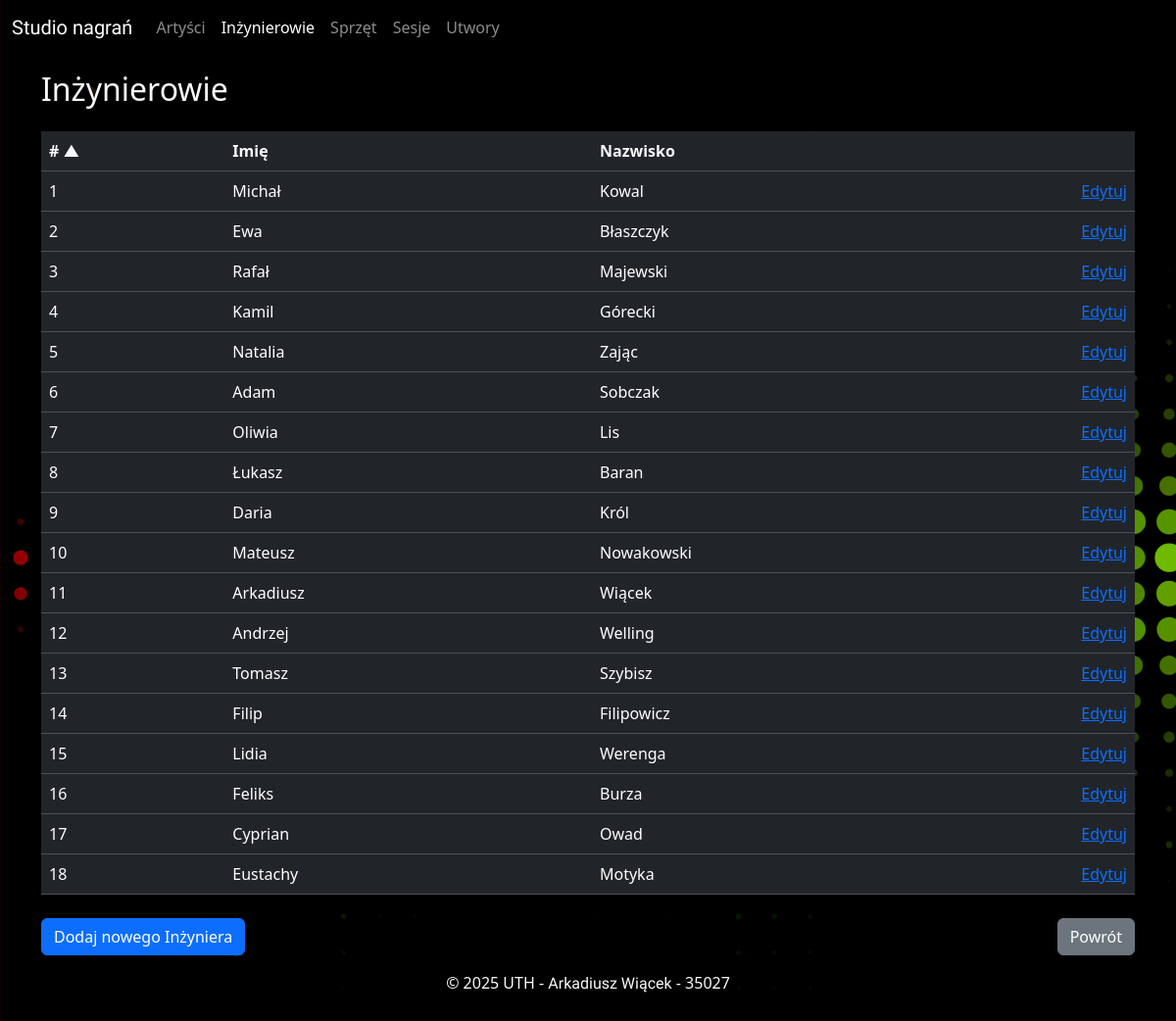
Page /inzynierowie on the earlier database version.
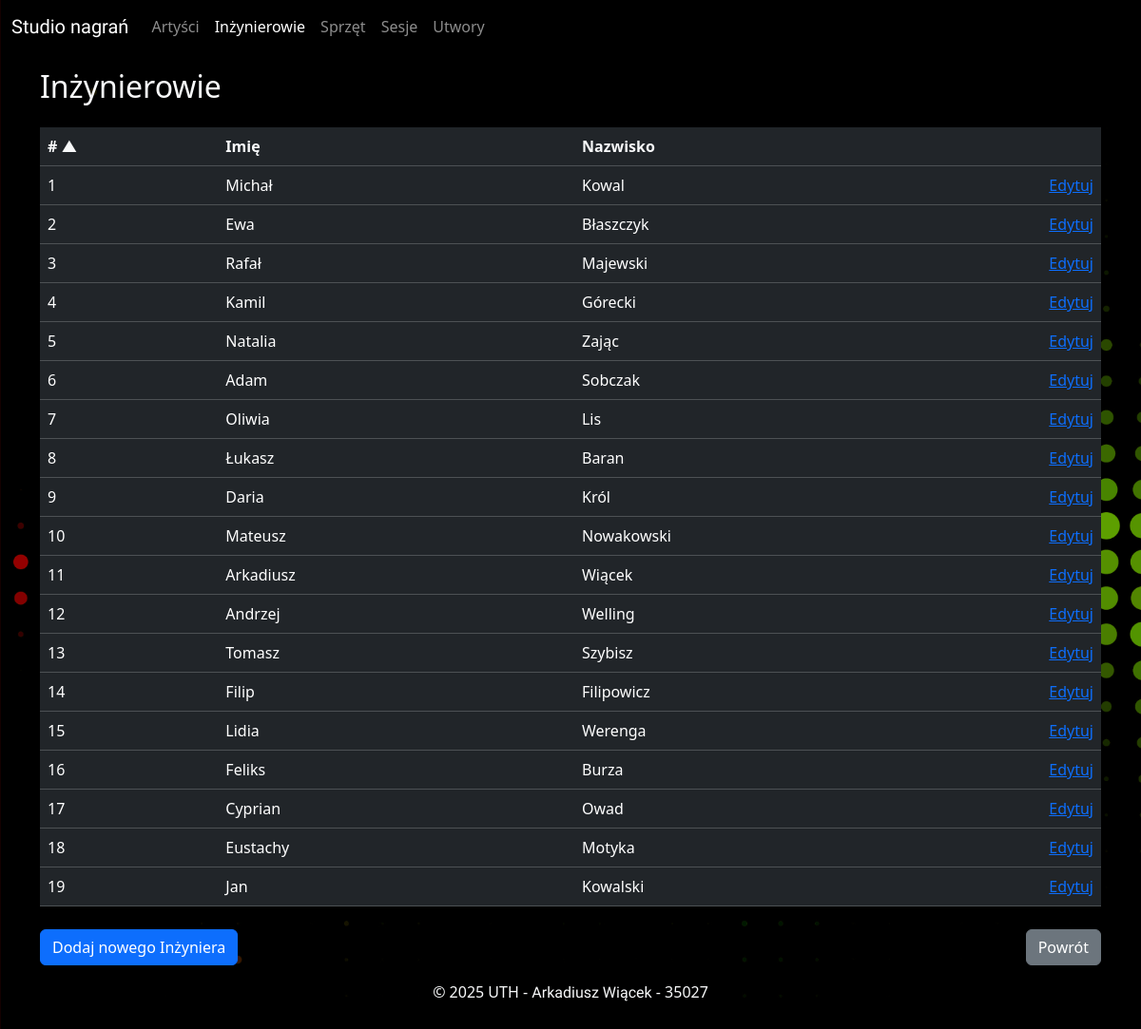
Same page on the later database version.
### studio_nagran.py (models this page shows)
class Inzynierowie(Base):
    __tablename__ = "inzynierowie"
    IdInzyniera = Column(Integer, primary_key=True)
    Imie = Column(String)
    Nazwisko = Column(String)
    sesje = relationship(
        "Sesje", back_populates="inzynierowie", cascade="all, delete-orphan"
    )

### studio_nagran.py (the view)
@app.route("/inzynierowie")
def inzynierowie_view():
    sesja = Session()
    try:
        sort_by = request.args.get('sort', 'IdInzyniera')
        order = request.args.get('order', 'asc')
        sort_columns = {
            'IdInzyniera': Inzynierowie.IdInzyniera,
            'Imie': Inzynierowie.Imie,
            'Nazwisko': Inzynierowie.Nazwisko
        }
        if sort_by not in sort_columns:
            sort_by = 'IdInzyniera'
        column = sort_columns[sort_by]
        if order == 'desc':
            column = column.desc()
        else:
            column = column.asc()
        wynik_zapytania = select(Inzynierowie).order_by(column)
        rezultat = sesja.execute(wynik_zapytania)
        inzynierowie = rezultat.scalars().all()
        return render_template("inzynierowie.html", inzynierowie=inzynierowie, sort_by=sort_by, order=order)
    finally:
        sesja.close()

### templates/inzynierowie.html (shortened to what this page needs)
{% extends "base.html" %}
{% block content %}
    <div class="container">
        <div class="row py-1 py-sm-3">
            <div class="col text-light">
                <h2>
                    Inżynierowie
                </h2>
            </div>
        </div>
        <div class="row">
            <div class="col">
                <table class="table table-hover table-dark">
                    <thead>
                        <tr class="d-sm-table-row">
                            <th>
                                <div class="row">
                                    <div class="col-auto col-sm-2">
                                        <a href="?sort=IdInzyniera&order={% if sort_by == 'IdInzyniera' and order == 'asc' %}desc{% else %}asc{% endif %}" class="text-light text-decoration-none">
                                            # {% if sort_by == 'IdInzyniera' %}{% if order == 'asc' %}▲{% else %}▼{% endif %}{% endif %}
                                        </a>
                                    </div>
                                    <div class="col-auto col-sm-4">
                                        <a href="?sort=Imie&order={% if sort_by == 'Imie' and order == 'asc' %}desc{% else %}asc{% endif %}" class="text-light text-decoration-none">
                                            Imię {% if sort_by == 'Imie' %}{% if order == 'asc' %}▲{% else %}▼{% endif %}{% endif %}
                                        </a>
                                    </div>
                                    <div class="col-auto col-sm-4">
                                        <a href="?sort=Nazwisko&order={% if sort_by == 'Nazwisko' and order == 'asc' %}desc{% else %}asc{% endif %}" class="text-light text-decoration-none">
                                            Nazwisko {% if sort_by == 'Nazwisko' %}{% if order == 'asc' %}▲{% else %}▼{% endif %}{% endif %}
                                        </a>
                                    </div>
                                    <div class="col-sm-2 d-none d-sm-block"></div>
                                </div>
                            </th>
                        </tr>
                    </thead>
                    {% for inzynier in inzynierowie %}
                        <tr>
                            <td>
                                <div class="row">
                                    <div class="col-12 col-sm-2">
                                        <span class="d-inline d-sm-none"># </span>{{ inzynier.IdInzyniera }}
                                    </div>
                                    <div class="col-auto col-sm-4">
                                        {{ inzynier.Imie }}
                                    </div>
                                    <div class="col-auto col-sm-4">
                                        {{ inzynier.Nazwisko }}
                                    </div>
                                    <div class="col col-sm-2 align-self-end text-end">
                                        <a href="{{ url_for('edytuj_inzyniera_view', IdInzyniera=inzynier.IdInzyniera) }}">Edytuj</a>
                                    </div>
                                </div>
                            </td>
                        </tr>
                    {% endfor %}
                </table>
            </div>
        </div>
        <div class="row">
            <div class="col-12 col-sm pt-2">
                <a href="{{ url_for("dodaj_inzyniera_view") }}"
                   class="btn btn-primary btn-block">Dodaj nowego
                Inżyniera</a>
            </div>
            <div class="col-12 col-sm d-flex justify-content-sm-end pt-2">
                <a href="{{ url_for("index") }}" class="btn btn-secondary btn-block">Powrót</a>
            </div>
        </div>
    </div>
{% endblock content %}

Differences in the rows shown:
added Inzynierowie: IdInzyniera "19", Imie "Jan", Nazwisko "Kowalski"
